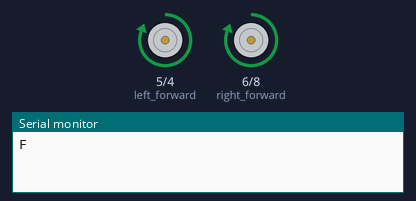
The sketch below on a simulated Arduino Uno, built with avr-gcc and run on an emulated ATmega328P. On the bench: motor-driver pin pairs drawn as motors (green arrow = first pin HIGH = forward, orange = second pin HIGH = backward, longer = more drive), the last lines printed to the serial monitor.

Above: at 0.5 s.
At 2.5 s:
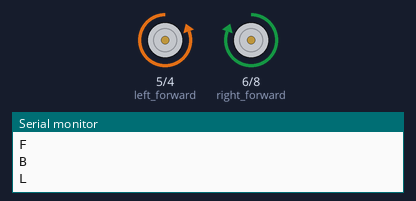
Timing chart, 0 to 5.2 s (numbered marks = the images above):
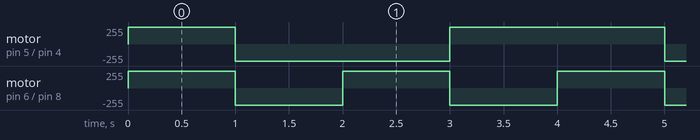

Measured:
- by itself, motor on pin 5 (left_forward) / pin 4 (left_backward): repeats every 4.0 s: backward 255/255 2.0 s, forward 255/255 2.0 s
- by itself, motor on pin 6 (right_forward) / pin 8 (right_backward): alternates forward 255/255 for 1.0 s and backward 255/255 for 1.0 s

The sketch:

Car_Demo.ino
```cpp
// C++ code

// #define ECHOPIN 3
// #define TRIGPIN 2
// float dis;

void setup() {

  Serial.begin(9600);
  // pinMode(ECHOPIN, INPUT);
  // pinMode(TRIGPIN, OUTPUT);


  pinMode(4, OUTPUT); //  left backward
  pinMode(5, OUTPUT); //  left forward
  pinMode(6, OUTPUT); //  right forward
  pinMode(8, OUTPUT); //  right backward
}

void Stop()
{
  Serial.println("S");
  digitalWrite(4,LOW);
  digitalWrite(5,LOW);
  digitalWrite(6,LOW);
  digitalWrite(8,LOW);
}

void Forward()
{
  Serial.println("F");
  digitalWrite(4,LOW);
  digitalWrite(5,HIGH);
  digitalWrite(6,HIGH);
  digitalWrite(8,LOW);
}
void Backward()
{
  Serial.println("B");
  digitalWrite(4,HIGH);
  digitalWrite(5,LOW);
  digitalWrite(6,LOW);
  digitalWrite(8,HIGH);

}
void left() {
  Serial.println("L");
  digitalWrite(4,HIGH);
  digitalWrite(5,LOW);
  digitalWrite(6,HIGH);
  digitalWrite(8,LOW);

}
void right() {
  Serial.println("R");
  digitalWrite(4,LOW);
  digitalWrite(5,HIGH);
  digitalWrite(6,LOW);
  digitalWrite(8,HIGH);
}

void loop()
{
  // digitalWrite(TRIGPIN, HIGH);
  // delayMicroseconds(2);

  // digitalWrite(TRIGPIN, LOW);
  // delayMicroseconds(5);

  // dis = pulseIn(ECHOPIN, HIGH);
  // dis = dis/58;
  // Serial.print(dis);
  // Serial.println(" cm");
  // if(dis <= 20)
  // {
  // Backward();

  // }
  // else if (dis <= 10)
  // {
  // Stop();
  // // right();

  // }
  // else
  // {
  Forward();
  delay(1000);
  // }
  Backward();
  delay(1000);
  left();
  delay(1000);
  right();
  delay(1000);
}
```
